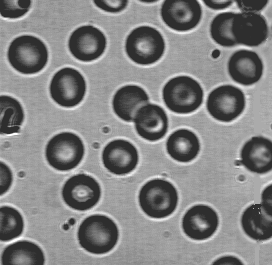
#> input picture Images/blood.tif, 272 x 265 px, found by its file name
$ python Exercise1c.py
#> lines starting #> are read from the running program, lines starting #| are printed output that depends on the picture
import cv2
import matplotlib.pyplot as plt
import numpy as np

path = 'Images/'
img = cv2.imread(path+'blood.tif',0)
#> img is the input picture: shape (265, 272); min 46, max 255, mean 129.8

# Gaussian noise
row,col= img.shape
#> row = 265; col = 272
ch = 0
mean = 0
var = 300
sigma = var**0.5
gauss = np.random.normal(mean,sigma,(row,col))
gauss = gauss.reshape(row,col)
noisy = (img + gauss).astype(np.uint8)
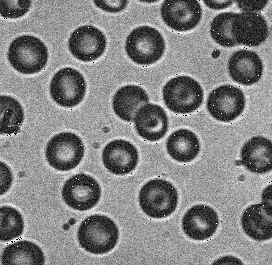
#> noisy: shape (265, 272); min 0, max 255, mean 129.2

plt.subplot(2,2,1)
plt.imshow(noisy, 'gray')
plt.title('Gaussian noise')
plt.xticks([])
plt.yticks([])

avg = cv2.blur(noisy,(3,3))
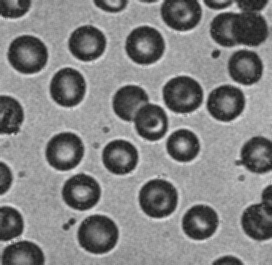
#> avg: shape (265, 272); min 21, max 226, mean 129.2

plt.subplot(2,2,2)
plt.imshow(avg, 'gray')
plt.title('Averaging smoothing')
plt.xticks([])
plt.yticks([])

median = cv2.medianBlur(noisy, 3)
plt.subplot(2,2,3)
plt.imshow(median, 'gray')
plt.title('Median smoothing')
plt.xticks([])
plt.yticks([])

gaussian = cv2.GaussianBlur(noisy,(3,3),0.5)
plt.subplot(2,2,4)
plt.imshow(gaussian, 'gray')
plt.title('Gaussian smoothing')
plt.xticks([])
plt.yticks([])

plt.show()
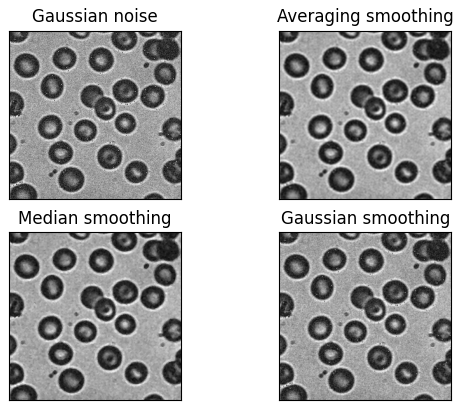
#> figure drawn by matplotlib, 4 panels

s_vs_p = 0.5
amount = 0.1
out = np.copy(img)
# Salt mode
num_salt = amount * img.size * s_vs_p
#> num_salt = 3604

coords = [list(np.random.randint(0, i - 1, int(num_salt)))
          for i in img.shape]
#> (the run stopped early here; a loop or call above may not have finished)

$ run again, with Images/alumgrns.tif copied over Images/blood.tif
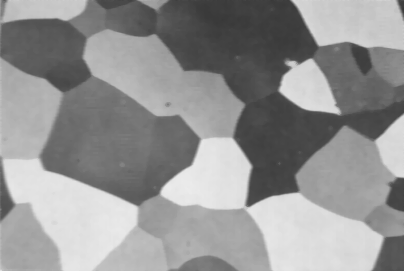
#> input picture Images/alumgrns.tif, 404 x 271 px, found by its file name
#> img is the input picture: shape (271, 404); min 55, max 236, mean 147.1
#> `noisy = (img + gauss).astype(np.uint8)`:
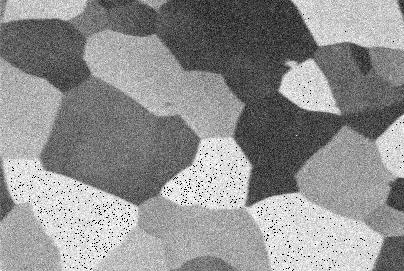
#> noisy: shape (271, 404); min 0, max 255, mean 144.8
#> `plt.show()`:
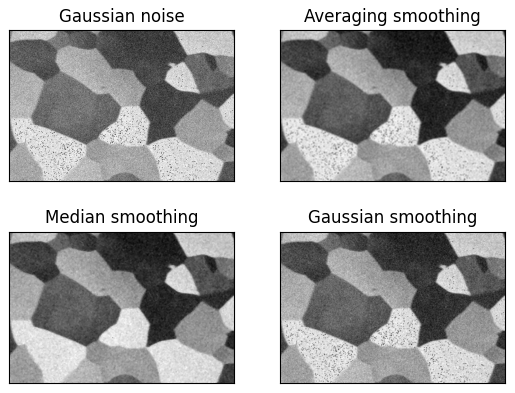
#> figure drawn by matplotlib, 4 panels

$ run again, with Images/lily.tif copied over Images/blood.tif
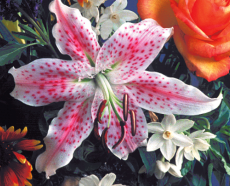
#> input picture Images/lily.tif, 230 x 186 px, found by its file name
#> `median = cv2.medianBlur(noisy, 3)`:
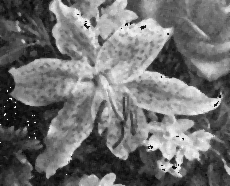
#> median: shape (186, 230); min 4, max 251, mean 112.1
#> `gaussian = cv2.GaussianBlur(noisy,(3,3),0.5)`:
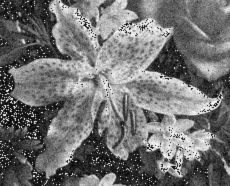
#> gaussian: shape (186, 230); min 4, max 249, mean 113.5
